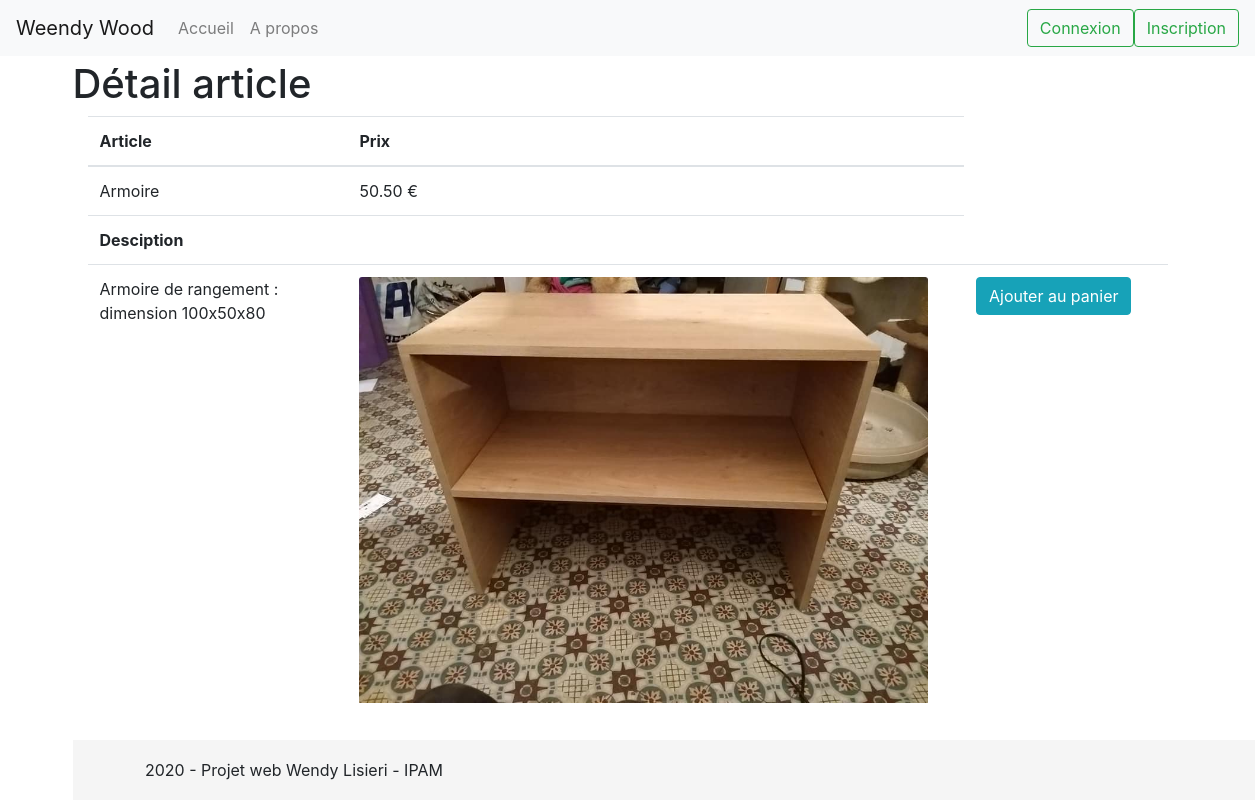
Screenshot of /article/armoire with the database file from the repository.
### tables this page shows
CREATE TABLE articles (idArticle INT PRIMARY KEY AUTO_INCREMENT, urlArticle VARCHAR(255) UNIQUE, nomArticle VARCHAR(255) UNIQUE, prixArticle NUMERIC (10,2), descriptionArticle VARCHAR(500), nomImageArticle VARCHAR(255), isActive INT);

### controllers/article.php (called while the page is built)
<?php
require 'models/article.php';
if(!empty(REQ_TYPE_ID))
{
    $article = getArticles_urlArticle(REQ_TYPE_ID);
}
include 'views/article.php';
?>

### models/article.php (called while the page is built, shortened)
<?php
function getArticles_urlArticle($urlArticle) {
    $db = getDb();
    $reponse = $db->prepare('SELECT * FROM articles WHERE urlArticle = :urlArticle');
    $reponse->execute(array('urlArticle' => $urlArticle));
    $donnees = $reponse->fetch();
    return $donnees;
}
?>

### views/article.php (the view, shortened to what this page needs)
<div class="container">
<table class="table">
	<thead>
		<tr>
			<th scope="col">Article</th>
			<th scope="col">Prix</th>
			<th></th>
		</tr>
	</thead>
	<tr>
		<td><?=$article['nomArticle']?></td>
		<td><?=$article['prixArticle']?> €</td>
		<td></td>
	</tr>
		<tr>
			<th>Desciption</th>
			<th></th>
			<th></th>
		</tr>
	<tr>
		<td><?=str_replace("-"," ", $article['descriptionArticle'])?></td>
		<td><img class="card-img-top" src="/images/<?=$article['nomImageArticle']?>" alt="Card image cap"><td>
		<td>
			<a href="<?= ROOT_PATH.'panier/'.$article['idArticle'].'/ajouter' ?>" class="col btn btn-info add_cart">Ajouter au panier</a>
		<td>
	</tr>
</table>
<?php
include 'includes/layout.php';
?>

### css/sticky-footer-navbar.css (style rules this page uses)
html { position: relative; min-height: 100%; }
body { margin-bottom: 60px; }

### rows the page displays
articles: nomArticle "Armoire", prixArticle "50.50", descriptionArticle "Armoire de rangement : dimension 100x50x80", nomImageArticle (picture)

### other values shown
$title "Détail article"
